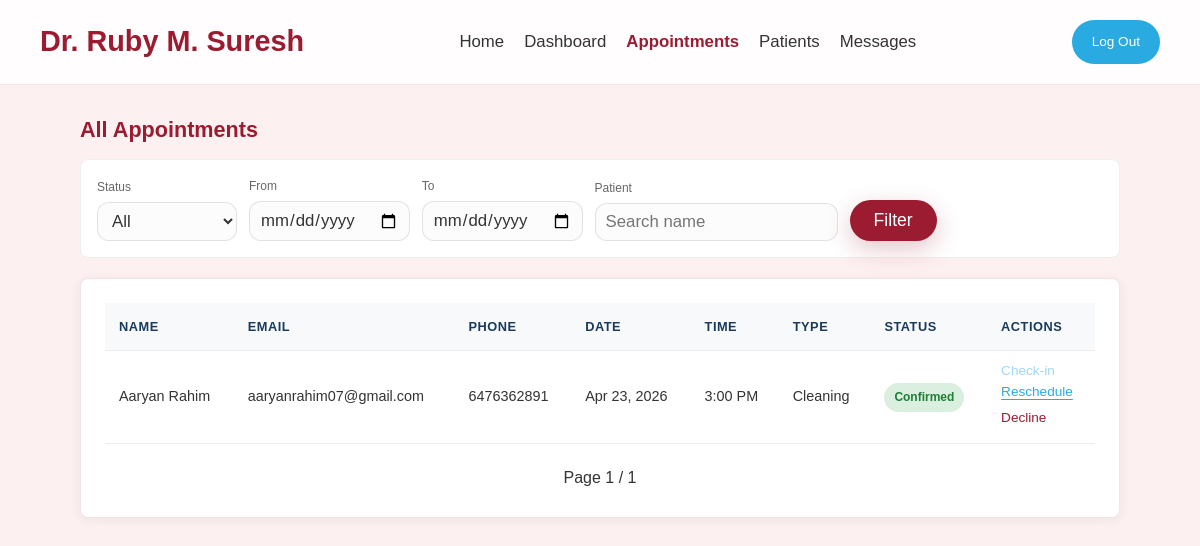
The page /appointments.php (signed in) on the database as committed earlier.
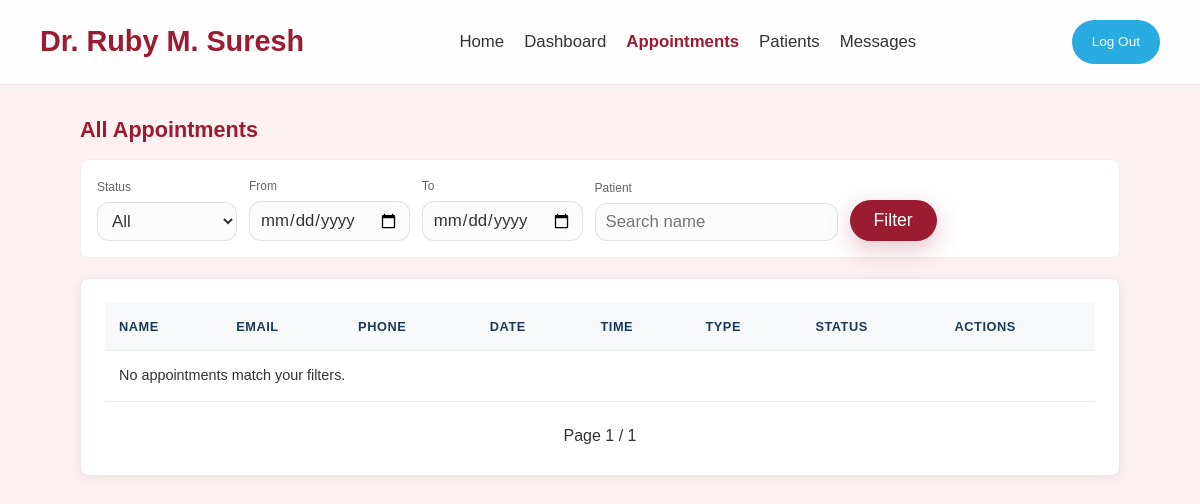
The same page on the database as committed later.
### tables this page shows
CREATE TABLE `appointments` (
  `appointment_id` int(11) NOT NULL,
  `user_id` int(11) DEFAULT NULL,
  `patient_name` varchar(255) NOT NULL,
  `patient_email` varchar(255) NOT NULL,
  `patient_phone` varchar(50) DEFAULT NULL,
  `date` date NOT NULL,
  `time_start` time NOT NULL,
  `time_end` time DEFAULT NULL,
  `type` varchar(100) NOT NULL,
  `status` enum('Pending','Confirmed','Rescheduled','Checked In','Completed','Declined') DEFAULT 'Pending',
  `notes` text DEFAULT NULL,
  `created_at` datetime DEFAULT current_timestamp()
);

### includes/helpers.php (called while the page is built, shortened)
<?php
function h(?string $value): string
{
    return htmlspecialchars((string) $value, ENT_QUOTES, 'UTF-8');
}
function format_time_ampm(string $time): string
{
    $ts = strtotime($time);
    return date('g:i A', $ts);
}
function format_date_long(string $date): string
{
    $ts = strtotime($date);
    return date('M j, Y', $ts);
}
function appointment_can_check_in(string $date, string $timeStart, ?DateTimeImmutable $now = null): bool
{
    $appointmentAt = DateTimeImmutable::createFromFormat('Y-m-d H:i:s', $date . ' ' . $timeStart);
    $current = $now ?? new DateTimeImmutable('now');
    $openAt  = $appointmentAt->modify('-30 minutes');
    return $current >= $openAt;
}
function appointment_status_tag_class(string $status): string
{
    return match ($status) {
        'Pending'     => 'tag admin-tag--pending',
        'Confirmed'   => 'tag admin-tag--confirmed',
        'Rescheduled' => 'tag admin-tag--rescheduled',
        'Checked In'  => 'tag admin-tag--checked-in',
        'Completed'   => 'tag admin-tag--approved',
        'Declined'    => 'tag admin-tag--declined',
        default       => 'tag admin-tag--priority-low',
    };
}

### appointments.php (the view, shortened to what this page needs)
<?php
require_once __DIR__ . '/includes/helpers.php';
$db = get_db();
$statusFilter = trim((string) ($_GET['status'] ?? 'All'));
$dateFrom     = trim((string) ($_GET['date_from'] ?? ''));
$dateTo       = trim((string) ($_GET['date_to'] ?? ''));
$search       = trim((string) ($_GET['search'] ?? ''));
$page         = max(1, (int) ($_GET['page'] ?? 1));
$limit        = 20;
$offset       = ($page - 1) * $limit;
$conditions = ['1=1'];
$params     = [];
$whereSql = implode(' AND ', $conditions);
$countStmt = $db->prepare("SELECT COUNT(*) FROM appointments WHERE {$whereSql}");
$countStmt->execute($params);
$totalRows = (int) $countStmt->fetchColumn();
$totalPages = max(1, (int) ceil($totalRows / $limit));
$sql = "SELECT * FROM appointments WHERE {$whereSql} ORDER BY date DESC, time_start ASC LIMIT {$limit} OFFSET {$offset}";
$listStmt = $db->prepare($sql);
$listStmt->execute($params);
$rows = $listStmt->fetchAll();
?>
<!DOCTYPE html>
<html lang="en">
<head>
  <link rel="stylesheet" href="css/styles.css" />
  <link rel="stylesheet" href="css/admin.css" />
</head>
<body class="admin-page">
  <nav class="navbar">
    <a href="index.php" class="navbar__logo">Dr. Ruby M. Suresh</a>
    <ul class="navbar__links admin-navlinks">
      <li><a href="index.php">Home</a></li>
      <li><a href="admin.php">Dashboard</a></li>
      <li><a href="appointments.php" aria-current="page">Appointments</a></li>
      <li><a href="patients.php">Patients</a></li>
      <li><a href="messages.php">Messages</a></li>
    </ul>
    <div class="navbar__cta">
      <a href="actions/logout.php" class="btn-secondary" style="padding:10px 20px;font-size:0.85rem;">Log Out</a>
    </div>
  </nav>
  <main class="admin-dashboard">
    <h1 class="admin-panel__title" style="margin-bottom:16px;">All Appointments</h1>
    <form method="get" class="filters">
      <div>
        <label for="status">Status</label>
        <select id="status" name="status">
          <?php
          $opts = ['All', 'Pending', 'Confirmed', 'Rescheduled', 'Checked In', 'Completed', 'Declined'];
          foreach ($opts as $o):
              $sel = ($statusFilter === $o) ? ' selected' : '';
          ?>
            <option value="<?= h($o) ?>"<?= $sel ?>><?= h($o) ?></option>
          <?php endforeach; ?>
        </select>
      </div>
      <div>
        <label for="date_from">From</label>
        <input type="date" id="date_from" name="date_from" value="<?= h($dateFrom) ?>" />
      </div>
      <div>
        <label for="date_to">To</label>
        <input type="date" id="date_to" name="date_to" value="<?= h($dateTo) ?>" />
      </div>
      <div>
        <label for="search">Patient</label>
        <input type="text" id="search" name="search" value="<?= h($search) ?>" placeholder="Search name" />
      </div>
      <div>
        <button type="submit" class="btn-primary" style="padding:10px 24px;">Filter</button>
      </div>
    </form>
    <section class="admin-panel">
      <div class="admin-table-wrap">
        <table class="admin-table">
          <thead>
            <tr>
              <th>Name</th>
              <th>Email</th>
              <th>Phone</th>
              <th>Date</th>
              <th>Time</th>
              <th>Type</th>
              <th>Status</th>
              <th>Actions</th>
            </tr>
          </thead>
          <tbody>
            <?php foreach ($rows as $a): ?>
              <?php $canCheckIn = appointment_can_check_in((string) $a['date'], (string) $a['time_start']); ?>
              <tr data-appt-row="<?= h((string) $a['appointment_id']) ?>">
                <td><?= h($a['patient_name']) ?></td>
                <td><?= h($a['patient_email']) ?></td>
                <td><?= h((string) ($a['patient_phone'] ?? '')) ?></td>
                <td><?= h(format_date_long($a['date'])) ?></td>
                <td><?= h(format_time_ampm($a['time_start'])) ?></td>
                <td><?= h($a['type']) ?></td>
                <td><span class="<?= h(appointment_status_tag_class($a['status'])) ?>"><?= h($a['status']) ?></span></td>
                <td>
                  <div class="admin-actions" style="flex-direction:column;align-items:flex-start;gap:6px;">
                    <?php if ($a['status'] === 'Checked In'): ?>
                      <button type="button" class="admin-action admin-action--approve js-toggle-complete" data-target="<?= h((string) $a['appointment_id']) ?>" style="text-decoration:none;">Complete</button>
                    <?php elseif ($a['status'] === 'Confirmed'): ?>
                      <?php if ($canCheckIn): ?>
                        <form method="post" action="actions/checkin_appointment.php">
                          <input type="hidden" name="csrf" value="<?= h(csrf_token()) ?>" />
                          <input type="hidden" name="appointment_id" value="<?= h((string) $a['appointment_id']) ?>" />
                          <input type="hidden" name="return_to" value="appointments" />
                          <button type="submit" class="admin-action" style="text-decoration:none;">Check-in</button>
                        </form>
                      <?php else: ?>
                        <button type="button" class="admin-action" disabled title="Check-in opens 30 minutes before appointment time" style="text-decoration:none;">Check-in</button>
                      <?php endif; ?>
                      <button type="button" class="admin-action js-toggle-reschedule" data-target="<?= h((string) $a['appointment_id']) ?>">Reschedule</button>
                      <form method="post" action="actions/decline_appointment.php" class="js-decline-form">
                        <button type="submit" class="admin-action admin-action--decline" style="text-decoration:none;">Decline</button>
                      </form>
                    <?php elseif ($a['status'] === 'Completed' || $a['status'] === 'Declined'): ?>
                      <button type="button" class="admin-action js-toggle-notes" data-target="<?= h((string) $a['appointment_id']) ?>">Notes</button>
                    <?php else: ?>
                      <span style="color:#888;">—</span>
                    <?php endif; ?>
                  </div>
                </td>
              </tr>
            <?php endforeach; ?>
            <?php if (count($rows) === 0): ?>
              <tr><td colspan="8">No appointments match your filters.</td></tr>
            <?php endif; ?>
          </tbody>
        </table>
      </div>
      <div class="pager">
        <span style="align-self:center;">Page <?= h((string) $page) ?> / <?= h((string) $totalPages) ?></span>
      </div>
    </section>
  </main>
</body>
</html>

### css/styles.css (style rules this page uses)
:root { --primary-color: #9B1B30; --primary-hover: #C0392B; --secondary-color: #29ABE2; --secondary-hover: #1e8fbf; --bg-color: #FDF0F0; --bg-dark: #1A3A5C; --text-dark: #333333; --text-muted: #555555; --text-light: #7F6E66; --container-max-width: 1280px; --border-radius-lg: 20px; --border-radius-md: 12px; --transition-fast: 0.2s ease; --transition-normal: 0.3s ease; --shadow-soft: 0 10px 40px rgba(0,0,0,0.06); --shadow-hover: 0 15px 50px rgba(0,0,0,0.12); --form-font-family: Arial, Helvetica, sans-serif; }
*, *::before, *::after { margin: 0; padding: 0; box-sizing: border-box; }
html { scroll-behavior: smooth; }
body { font-family: 'CreatoDisplay', sans-serif; font-weight: 300; color: var(--text-dark); line-height: 1.8; background-color: #ffffff; }
h1, h2, h3, h4, h5, h6 { font-family: 'CreatoDisplay', sans-serif; line-height: 1.2; }
a { text-decoration: none; color: inherit; }
.btn-primary, .btn-secondary { display: inline-flex; align-items: center; justify-content: center; padding: 16px 40px; border-radius: 50px; font-family: 'CreatoDisplay', sans-serif; font-weight: 500; font-size: 1.1rem; border: none; cursor: pointer; transition: all var(--transition-normal); text-align: center; }
.btn-primary { background-color: var(--primary-color); color: #ffffff; box-shadow: 0 8px 24px rgba(155, 27, 48, 0.25); }
.btn-secondary { background-color: var(--secondary-color); color: #ffffff; }
.navbar { position: sticky; top: 0; z-index: 1000; display: flex; align-items: center; justify-content: space-between; background: rgba(255, 255, 255, 0.85); backdrop-filter: blur(12px); -webkit-backdrop-filter: blur(12px); padding: 20px 80px; border-bottom: 1px solid rgba(155, 27, 48, 0.1); }
.navbar__logo { font-family: 'CreatoDisplay', sans-serif; font-size: 1.8rem; font-weight: 700; color: var(--primary-color); white-space: nowrap; }
.navbar__links { display: flex; gap: 48px; list-style: none; }
.navbar__links a { font-weight: 500; color: var(--text-dark); font-size: 1.05rem; transition: color var(--transition-fast); position: relative; }
.navbar__cta { display: flex; align-items: center; gap: 12px; }
.navbar__cta .btn-secondary { padding: 12px 22px; font-size: 0.95rem; }
form, form label, form .form-label, form input, form select, form textarea, form button { font-family: var(--form-font-family); }
input, select, textarea { width: 100%; border: 1px solid rgba(0,0,0,0.1); border-radius: var(--border-radius-md); padding: 16px 20px; font-family: var(--form-font-family); font-size: 1.05rem; color: var(--text-dark); background: #fcfcfc; outline: none; transition: all var(--transition-normal); }
input::placeholder, textarea::placeholder { font-family: var(--form-font-family); }
@media (max-width: 1200px) { .navbar { padding: 16px 40px; gap: 24px; } }
@media (max-width: 1200px) { .navbar__links { gap: 28px; } }

### appointments.php (style rules this page uses)
.admin-navlinks { display: flex; gap: 20px; list-style: none; align-items: center; flex-wrap: wrap; }
.filters { display: flex; flex-wrap: wrap; gap: 12px; align-items: flex-end; margin-bottom: 20px; padding: 16px; background: #fff; border-radius: 8px; border: 1px solid #eee; }
.filters label { font-size: 0.75rem; font-weight: 500; color: #666; display: block; margin-bottom: 4px; }
.filters input, .filters select { padding: 8px 10px; }
.pager { display: flex; justify-content: center; gap: 16px; margin-top: 20px; }

Rows that differ between the two databases and show on the page:
removed appointments: patient_name "Aaryan Rahim", patient_email "aaryanrahim07@gmail.com", patient_phone "6476362891", date "Apr 23, 2026", time_start "3:00 PM", type "Cleaning", status "Confirmed", shows "Check-in"
Other text that changed with them:
text now shown: "No appointments match your filters."
